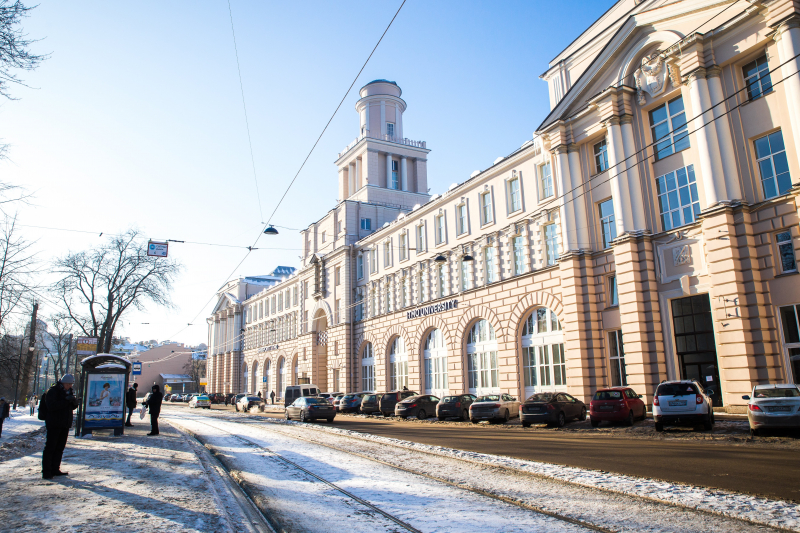
#> input picture Lab1/images/img2.jpg, 800 x 533 px, given in place of mona-lisa-blur-extra-credit.avi, which was not available
$ python 1.py
#> lines starting #> are read from the running program, lines starting #| are printed output that depends on the picture
import cv2
import numpy as np


def main():
    video_path = 'mona-lisa-blur-extra-credit.avi'
    cap = cv2.VideoCapture(video_path)

    if not cap.isOpened():
        print("Ошибка: Видео не найдено.")
        return

    ret, first_frame = cap.read()
#> first_frame is the input picture: shape (533, 800, 3); mean B, G, R 174.3, 170, 167.8
    if not ret: return

    first_gray = cv2.cvtColor(first_frame, cv2.COLOR_BGR2GRAY)
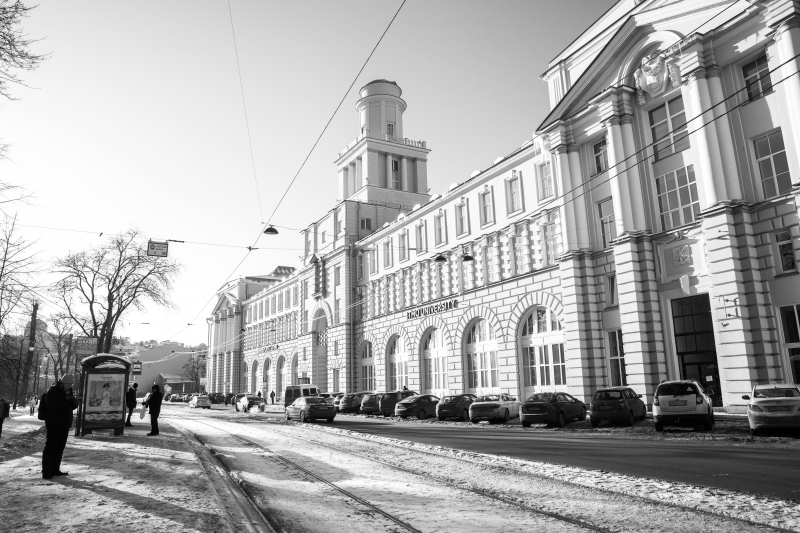
#> first_gray: shape (533, 800); min 0, max 255, mean 169.8

    print("Выделите объект и нажмите ENTER/SPACE.")
#> (the run stopped early here; a loop or call above may not have finished)

$ run again, on Lab1/images/img1.png
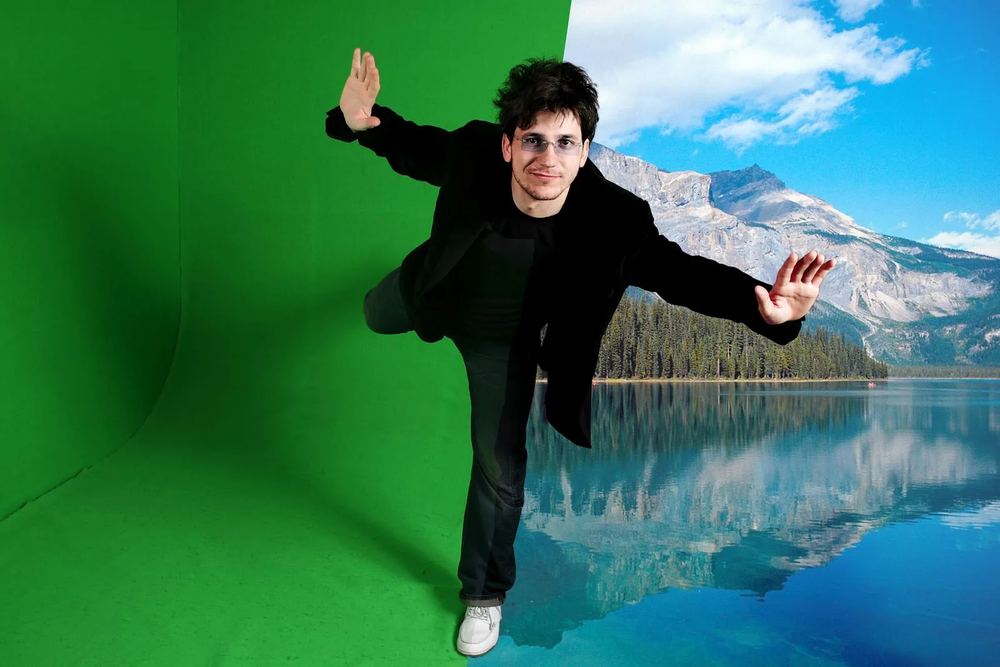
#> input picture Lab1/images/img1.png, 1000 x 667 px, shrunk from 1600 x 1067 before the run, given in place of mona-lisa-blur-extra-credit.avi, which was not available
#> in main, first_frame is the input picture: shape (667, 1000, 3); mean B, G, R 90.4, 119.6, 50.4
#> in main, `first_gray = cv2.cvtColor(first_frame, cv2.COLOR_BGR2GRAY)`:
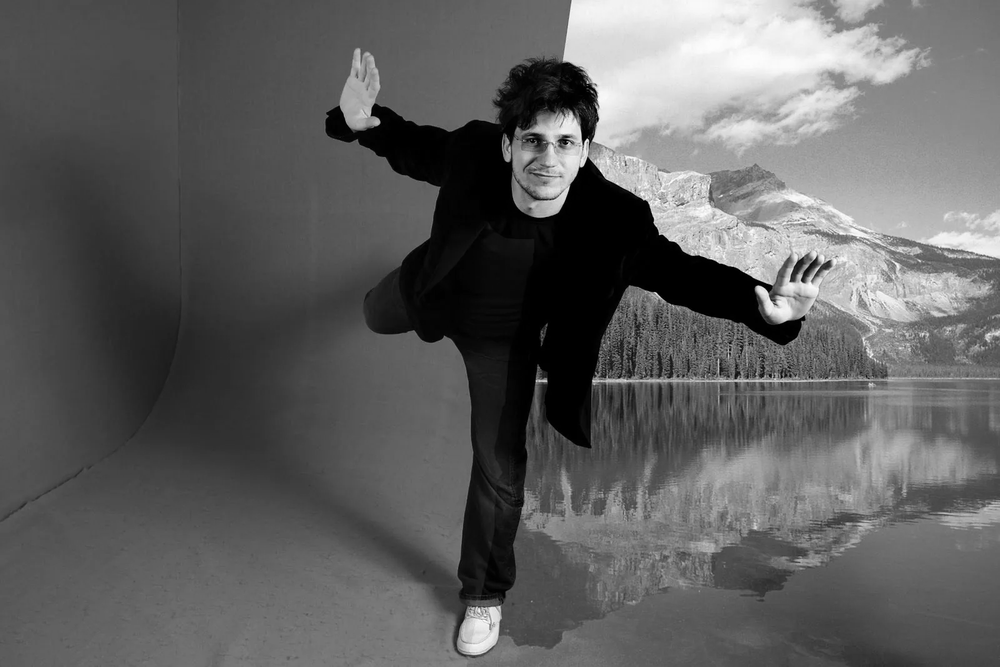
#> first_gray: shape (667, 1000); min 0, max 255, mean 95.6
